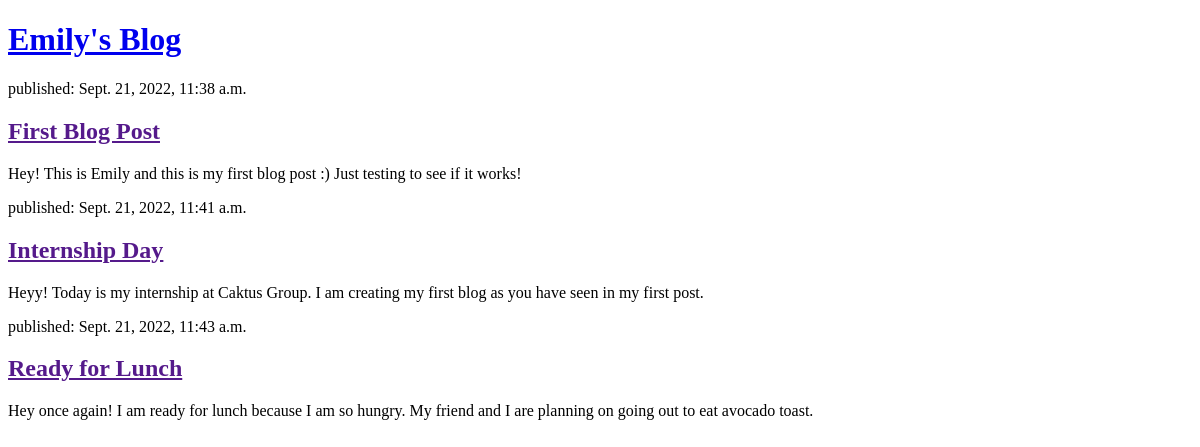
Before: / with the older database file.
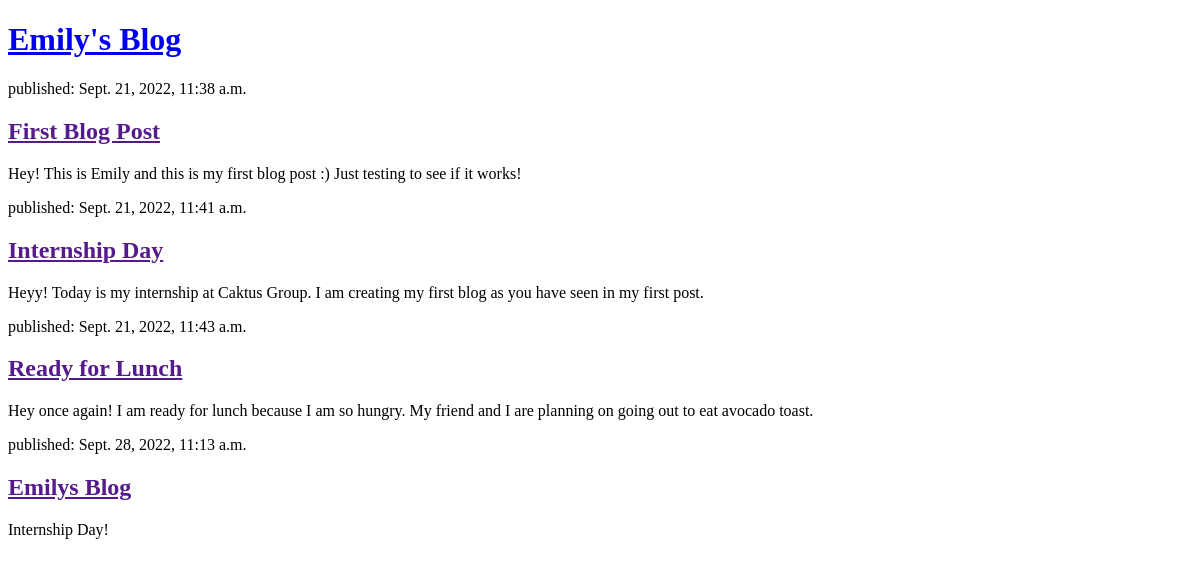
After: the same page with the newer database file.
### blog/models.py (models this page shows, shortened)
class Post(models.Model):
  author = models.ForeignKey(settings.AUTH_USER_MODEL, on_delete=models.CASCADE)
  title = models.CharField(max_length=200)
  text = models.TextField()
  created_date = models.DateTimeField(default = timezone.now)
  published_date = models.DateTimeField(blank=True, null=True)

### blog/views.py (the view)
# urls.py: path('', views.post_list, name='post_list'),
def post_list(request):
  posts = Post.objects.filter(published_date__lte=timezone.now()).order_by('published_date')
  return render(request, 'blog/post_list.html', {'posts': posts})

### blog/templates/blog/post_list.html (shortened to what this page needs)
<!DOCTYPE html>
<html>
    <head>
    </head>
    <body>
        <header>
            <h1><a href="/">Emily's Blog</a></h1>
        </header>
        {% for post in posts %}
            <article>
                <time>published: {{ post.published_date }}</time>
                <h2><a href="">{{ post.title }}</a></h2>
                <p>{{ post.text|linebreaksbr }}</p>
            </article>
        {% endfor %}

Changed rows visible on the page:
added Post: published_date "Sept. 28, 2022, 11:13 a.m.", title "Emilys Blog", text "Internship Day!"
